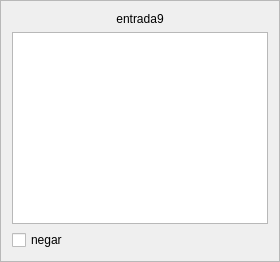
                     <widget class="QFrame" name="inframe9">
                      <property name="sizePolicy">
                       <sizepolicy hsizetype="Preferred" vsizetype="Preferred">
                        <horstretch>0</horstretch>
                        <verstretch>0</verstretch>
                       </sizepolicy>
                      </property>
                      <property name="frameShape">
                       <enum>QFrame::StyledPanel</enum>
                      </property>
                      <property name="frameShadow">
                       <enum>QFrame::Raised</enum>
                      </property>
                      <layout class="QGridLayout" name="gridLayout_46">
                       <item row="0" column="0">
                        <layout class="QVBoxLayout" name="verticalLayout_37">
                         <item>
                          <widget class="QLabel" name="inlabel9">
                           <property name="sizePolicy">
                            <sizepolicy hsizetype="Expanding" vsizetype="Preferred">
                             <horstretch>0</horstretch>
                             <verstretch>0</verstretch>
                            </sizepolicy>
                           </property>
                           <property name="text">
                            <string>entrada9</string>
                           </property>
                           <property name="alignment">
                            <set>Qt::AlignCenter</set>
                           </property>
                          </widget>
                         </item>
                         <item>
                          <widget class="QListWidget" name="inlist9">
                           <property name="sizePolicy">
                            <sizepolicy hsizetype="Preferred" vsizetype="Expanding">
                             <horstretch>0</horstretch>
                             <verstretch>0</verstretch>
                            </sizepolicy>
                           </property>
                           <property name="currentRow">
                            <number>-1</number>
                           </property>
                          </widget>
                         </item>
                         <item>
                          <widget class="QCheckBox" name="innot9">
                           <property name="sizePolicy">
                            <sizepolicy hsizetype="Fixed" vsizetype="Fixed">
                             <horstretch>0</horstretch>
                             <verstretch>0</verstretch>
                            </sizepolicy>
                           </property>
                           <property name="text">
                            <string>negar</string>
                           </property>
                          </widget>
                         </item>
                        </layout>
                       </item>
                      </layout>
                     </widget>
